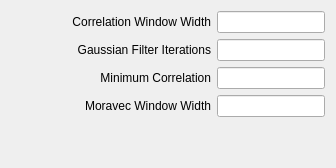
                <widget class="QWidget" name="tab_5">
                 <attribute name="title">
                  <string>Moravec</string>
                 </attribute>
                 <layout class="QGridLayout" name="gridLayout_14">
                  <item row="3" column="0">
                   <layout class="QHBoxLayout" name="horizontalLayout_14">
                    <item>
                     <widget class="QLabel" name="label_22">
                      <property name="minimumSize">
                       <size>
                        <width>200</width>
                        <height>0</height>
                       </size>
                      </property>
                      <property name="maximumSize">
                       <size>
                        <width>200</width>
                        <height>16777215</height>
                       </size>
                      </property>
                      <property name="toolTip">
                       <string>The Moravec window width used to locate canditate tie-points (minimum 3)</string>
                      </property>
                      <property name="text">
                       <string>Moravec Window Width</string>
                      </property>
                      <property name="alignment">
                       <set>Qt::AlignRight|Qt::AlignTrailing|Qt::AlignVCenter</set>
                      </property>
                     </widget>
                    </item>
                    <item>
                     <widget class="QLineEdit" name="m_moravecWindowWidthLineEdit">
                      <property name="toolTip">
                       <string>The Moravec window width used to locate canditate tie-points (minimum 3)</string>
                      </property>
                     </widget>
                    </item>
                   </layout>
                  </item>
                  <item row="0" column="0">
                   <layout class="QHBoxLayout" name="horizontalLayout_2">
                    <item>
                     <widget class="QLabel" name="label">
                      <property name="minimumSize">
                       <size>
                        <width>200</width>
                        <height>0</height>
                       </size>
                      </property>
                      <property name="maximumSize">
                       <size>
                        <width>200</width>
                        <height>16777215</height>
                       </size>
                      </property>
                      <property name="toolTip">
                       <string>The correlation window width used to correlate points between the images (minimum 3)</string>
                      </property>
                      <property name="text">
                       <string>Correlation Window Width</string>
                      </property>
                      <property name="alignment">
                       <set>Qt::AlignRight|Qt::AlignTrailing|Qt::AlignVCenter</set>
                      </property>
                     </widget>
                    </item>
                    <item>
                     <widget class="QLineEdit" name="m_correlationWindowWidthLineEdit">
                      <property name="toolTip">
                       <string>The correlation window width used to correlate points between the images (minimum 3)</string>
                      </property>
                     </widget>
                    </item>
                   </layout>
                  </item>
                  <item row="2" column="0">
                   <layout class="QHBoxLayout" name="horizontalLayout_13">
                    <item>
                     <widget class="QLabel" name="label_21">
                      <property name="minimumSize">
                       <size>
                        <width>200</width>
                        <height>0</height>
                       </size>
                      </property>
                      <property name="maximumSize">
                       <size>
                        <width>200</width>
                        <height>16777215</height>
                       </size>
                      </property>
                      <property name="toolTip">
                       <string>The minimum acceptable absolute correlation value when matching features (valid range: [0,1])</string>
                      </property>
                      <property name="text">
                       <string>Minimum Correlation</string>
                      </property>
                      <property name="alignment">
                       <set>Qt::AlignRight|Qt::AlignTrailing|Qt::AlignVCenter</set>
                      </property>
                     </widget>
                    </item>
                    <item>
                     <widget class="QLineEdit" name="m_minAbsCorrelationLineEdit">
                      <property name="toolTip">
                       <string>The minimum acceptable absolute correlation value when matching features (valid range: [0,1])</string>
                      </property>
                     </widget>
                    </item>
                   </layout>
                  </item>
                  <item row="1" column="0">
                   <layout class="QHBoxLayout" name="horizontalLayout_5">
                    <item>
                     <widget class="QLabel" name="label_20">
                      <property name="minimumSize">
                       <size>
                        <width>200</width>
                        <height>0</height>
                       </size>
                      </property>
                      <property name="maximumSize">
                       <size>
                        <width>200</width>
                        <height>16777215</height>
                       </size>
                      </property>
                      <property name="toolTip">
                       <string>The number of noise Gaussin iterations, when applicable (used to remove image noise, zero will disable the Gaussian Filter)</string>
                      </property>
                      <property name="text">
                       <string>Gaussian Filter Iterations</string>
                      </property>
                      <property name="alignment">
                       <set>Qt::AlignRight|Qt::AlignTrailing|Qt::AlignVCenter</set>
                      </property>
                     </widget>
                    </item>
                    <item>
                     <widget class="QLineEdit" name="m_gaussianFilterIterationsLineEdit">
                      <property name="toolTip">
                       <string>The number of noise Gaussin iterations, when applicable (used to remove image noise, zero will disable the Gaussian Filter)</string>
                      </property>
                     </widget>
                    </item>
                   </layout>
                  </item>
                  <item row="4" column="0">
                   <spacer name="verticalSpacer_3">
                    <property name="orientation">
                     <enum>Qt::Vertical</enum>
                    </property>
                    <property name="sizeHint" stdset="0">
                     <size>
                      <width>20</width>
                      <height>40</height>
                     </size>
                    </property>
                   </spacer>
                  </item>
                 </layout>
                </widget>
